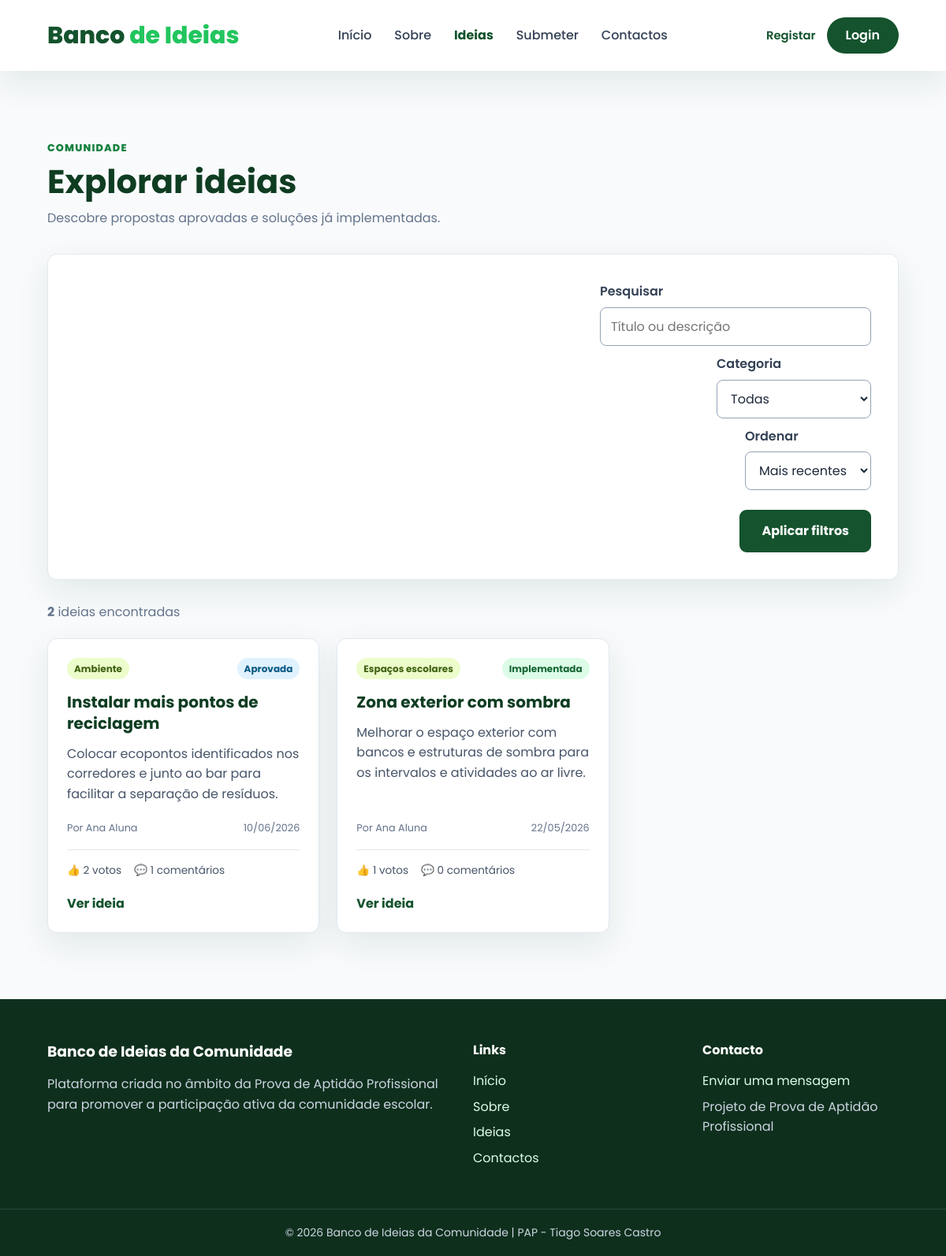
The app's page /ideias.php with its own data.
### tables this page shows
CREATE TABLE IF NOT EXISTS ideia (
    id_ideia INT UNSIGNED AUTO_INCREMENT,
    titulo VARCHAR(150) NOT NULL,
    descricao TEXT NOT NULL,
    estado ENUM('Pendente', 'Aprovada', 'Rejeitada', 'Implementada') NOT NULL DEFAULT 'Pendente',
    data_submissao TIMESTAMP NOT NULL DEFAULT CURRENT_TIMESTAMP,
    data_atualizacao TIMESTAMP NOT NULL DEFAULT CURRENT_TIMESTAMP ON UPDATE CURRENT_TIMESTAMP,
    id_utilizador INT UNSIGNED NOT NULL,
    id_categoria INT UNSIGNED NOT NULL,
    CONSTRAINT pk_ideia PRIMARY KEY (id_ideia),
    CONSTRAINT fk_ideia_utilizador FOREIGN KEY (id_utilizador)
        REFERENCES utilizador (id_utilizador)
        ON UPDATE CASCADE ON DELETE RESTRICT,
    CONSTRAINT fk_ideia_categoria FOREIGN KEY (id_categoria)
        REFERENCES categoria (id_categoria)
        ON UPDATE CASCADE ON DELETE RESTRICT,
    INDEX idx_ideia_estado_data (estado, data_submissao),
    INDEX idx_ideia_categoria (id_categoria),
    INDEX idx_ideia_utilizador (id_utilizador)
);

CREATE TABLE IF NOT EXISTS categoria (
    id_categoria INT UNSIGNED AUTO_INCREMENT,
    nome_categoria VARCHAR(100) NOT NULL,
    ativa TINYINT(1) NOT NULL DEFAULT 1,
    data_criacao TIMESTAMP NOT NULL DEFAULT CURRENT_TIMESTAMP,
    data_atualizacao TIMESTAMP NOT NULL DEFAULT CURRENT_TIMESTAMP ON UPDATE CURRENT_TIMESTAMP,
    CONSTRAINT pk_categoria PRIMARY KEY (id_categoria),
    CONSTRAINT uq_categoria_nome UNIQUE (nome_categoria),
    INDEX idx_categoria_ativa (ativa)
);

CREATE TABLE IF NOT EXISTS utilizador (
    id_utilizador INT UNSIGNED AUTO_INCREMENT,
    nome VARCHAR(100) NOT NULL,
    email VARCHAR(191) NOT NULL,
    senha VARCHAR(255) NOT NULL,
    tipo ENUM('aluno', 'professor', 'admin') NOT NULL DEFAULT 'aluno',
    ativo TINYINT(1) NOT NULL DEFAULT 1,
    forcar_troca_senha TINYINT(1) NOT NULL DEFAULT 0,
    data_criacao TIMESTAMP NOT NULL DEFAULT CURRENT_TIMESTAMP,
    data_atualizacao TIMESTAMP NOT NULL DEFAULT CURRENT_TIMESTAMP ON UPDATE CURRENT_TIMESTAMP,
    CONSTRAINT pk_utilizador PRIMARY KEY (id_utilizador),
    CONSTRAINT uq_utilizador_email UNIQUE (email),
    INDEX idx_utilizador_tipo_ativo (tipo, ativo)
);

### includes/autenticacao.php (called while the page is built, shortened)
<?php
function urlBase(): string
{
    $diretorio = str_replace("\\", "/", dirname($_SERVER["SCRIPT_NAME"] ?? ""));
    $diretorio = preg_replace("#/admin$#", "", $diretorio);
    return ($diretorio === "/" || $diretorio === ".") ? "" : rtrim($diretorio, "/");
}
function escapar(?string $valor): string
{
    return htmlspecialchars($valor ?? "", ENT_QUOTES, "UTF-8");
}

### ideias.php (the view, shortened to what this page needs)
<?php
require_once __DIR__ . "/includes/autenticacao.php";
require_once __DIR__ . "/includes/ligaBD.php";
$pesquisa = trim($_GET["q"] ?? "");
$idCategoria = filter_var($_GET["categoria"] ?? null, FILTER_VALIDATE_INT) ?: 0;
$ordenacao = $_GET["ordem"] ?? "recentes";
$ordenacoes = [
    "recentes" => "i.data_submissao DESC",
    "votadas" => "total_votos DESC, i.data_submissao DESC",
];
$pagina = filter_var($_GET["pagina"] ?? 1, FILTER_VALIDATE_INT) ?: 1;
$pagina = max(1, $pagina);
$porPagina = 9;
$offset = ($pagina - 1) * $porPagina;
$filtroSql = "i.estado IN ('Aprovada', 'Implementada')
              AND (? = '' OR i.titulo LIKE CONCAT('%', ?, '%') OR i.descricao LIKE CONCAT('%', ?, '%'))
              AND (? = 0 OR i.id_categoria = ?)";
$stmtTotal = mysqli_prepare($ligacao, "SELECT COUNT(*) AS total FROM ideia i WHERE " . $filtroSql);
$totalIdeias = 0;
if ($stmtTotal) {
    mysqli_stmt_bind_param($stmtTotal, "sssii", $pesquisa, $pesquisa, $pesquisa, $idCategoria, $idCategoria);
    mysqli_stmt_execute($stmtTotal);
    $totalIdeias = (int) (mysqli_fetch_assoc(mysqli_stmt_get_result($stmtTotal))["total"] ?? 0);
} else {
    error_log("Erro ao contar ideias: " . mysqli_error($ligacao));
}
$sql = "SELECT i.id_ideia, i.titulo, i.descricao, i.estado, i.data_submissao,
               u.nome AS autor, c.nome_categoria,
               (SELECT COUNT(*) FROM voto v WHERE v.id_ideia = i.id_ideia) AS total_votos,
               (SELECT COUNT(*) FROM comentario co WHERE co.id_ideia = i.id_ideia) AS total_comentarios
        FROM ideia i
        JOIN utilizador u ON u.id_utilizador = i.id_utilizador
        JOIN categoria c ON c.id_categoria = i.id_categoria
        WHERE " . $filtroSql . "
        ORDER BY " . $ordenacoes[$ordenacao] . "
        LIMIT ? OFFSET ?";
$ideias = [];
$erroCarregamento = "";
$stmt = mysqli_prepare($ligacao, $sql);
if ($stmt) {
    mysqli_stmt_bind_param(
        $stmt,
        "sssiiii",
        $pesquisa,
        $pesquisa,
        $pesquisa,
        $idCategoria,
        $idCategoria,
        $porPagina,
        $offset
    );
    mysqli_stmt_execute($stmt);
    $resultado = mysqli_stmt_get_result($stmt);
    while ($ideia = mysqli_fetch_assoc($resultado)) {
        $ideias[] = $ideia;
    }
} else {
    error_log("Erro ao listar ideias: " . mysqli_error($ligacao));
    $erroCarregamento = "Não foi possível carregar as ideias.";
}
function resumoIdeia(string $texto, int $limite = 180): string
{
    if ((function_exists("mb_strlen") ? mb_strlen($texto) : strlen($texto)) <= $limite) {
        return $texto;
    }
    $resumo = function_exists("mb_substr") ? mb_substr($texto, 0, $limite) : substr($texto, 0, $limite);
    return rtrim($resumo) . "…";
}
include __DIR__ . "/includes/menu.php";
?>
<main class="page ideas-page">
    <div class="container">
        <div class="page-heading heading-actions">
            <div>
                <span class="eyebrow">Comunidade</span>
                <h1>Explorar ideias</h1>
                <p>Descobre propostas aprovadas e soluções já implementadas.</p>
            </div>
        </div>
        <form method="get" action="" class="filters-card">
            <div class="field-group search-field">
                <label for="q">Pesquisar</label>
                <input type="search" id="q" name="q" value="<?php echo escapar($pesquisa); ?>"
                       maxlength="100" placeholder="Título ou descrição">
            </div>
            <div class="field-group">
                <label for="categoria">Categoria</label>
                <select id="categoria" name="categoria">
                    <option value="">Todas</option>
                </select>
            </div>
            <div class="field-group">
                <label for="ordem">Ordenar</label>
                <select id="ordem" name="ordem">
                    <option value="recentes" <?php echo $ordenacao === "recentes" ? "selected" : ""; ?>>Mais recentes</option>
                </select>
            </div>
            <button type="submit">Aplicar filtros</button>
        </form>
        <?php if ($erroCarregamento !== ""): ?>
            <div class="erro" role="alert"><?php echo escapar($erroCarregamento); ?></div>
        <?php else: ?>
            <div class="results-heading">
                <p><strong><?php echo $totalIdeias; ?></strong> <?php echo $totalIdeias === 1 ? "ideia encontrada" : "ideias encontradas"; ?></p>
            </div>
            <?php if (!$ideias): ?>
                <div class="empty-state">
                    <h2>Nenhuma ideia encontrada</h2>
                    <p>Experimenta alterar a pesquisa ou os filtros selecionados.</p>
                </div>
            <?php else: ?>
                <div class="ideas-grid">
                    <?php foreach ($ideias as $ideia): ?>
                        <article class="idea-card">
                            <div class="idea-card-topline">
                                <span class="badge"><?php echo escapar($ideia["nome_categoria"]); ?></span>
                                <span class="badge <?php echo $ideia["estado"] === "Implementada" ? "badge-success" : "badge-info"; ?>">
                                    <?php echo escapar($ideia["estado"]); ?>
                                </span>
                            </div>
                            <h2>
                                <a href="<?php echo $baseUrl; ?>/ideia.php?id=<?php echo (int) $ideia["id_ideia"]; ?>">
                                    <?php echo escapar($ideia["titulo"]); ?>
                                </a>
                            </h2>
                            <p><?php echo escapar(resumoIdeia($ideia["descricao"])); ?></p>
                            <div class="idea-meta">
                                <span>Por <?php echo escapar($ideia["autor"]); ?></span>
                                <time datetime="<?php echo escapar($ideia["data_submissao"]); ?>">
                                    <?php echo escapar(date("d/m/Y", strtotime($ideia["data_submissao"]))); ?>
                                </time>
                            </div>
                            <div class="idea-stats" aria-label="Participação na ideia">
                                <span>&#128077; <?php echo (int) $ideia["total_votos"]; ?> votos</span>
                                <span>&#128172; <?php echo (int) $ideia["total_comentarios"]; ?> comentários</span>
                            </div>
                            <a class="card-link" href="<?php echo $baseUrl; ?>/ideia.php?id=<?php echo (int) $ideia["id_ideia"]; ?>">Ver ideia</a>
                        </article>
                    <?php endforeach; ?>
                </div>
            <?php endif; ?>
        <?php endif; ?>
    </div>
</main>
<?php include __DIR__ . "/includes/footer.php"; ?>

### css/style.css (style rules this page uses)
:root { --verde: #14532d; --verde-claro: #22c55e; --verde-escuro: #0f3d22; --verde-suave: #dcfce7; --cinza: #64748b; --cinza-claro: #e2e8f0; --fundo: #f8fafc; --branco: #ffffff; --preto: #1e293b; --erro: #b91c1c; --erro-fundo: #fef2f2; --sucesso: #166534; --sucesso-fundo: #f0fdf4; --raio: 12px; --sombra: 0 15px 40px rgba(15, 61, 34, 0.09); --transicao: 180ms ease; }
*, *::before, *::after { box-sizing: border-box; margin: 0; padding: 0; }
html { scroll-behavior: smooth; }
body { min-width: 320px; font-family: "Poppins", Arial, sans-serif; color: var(--preto); background: var(--fundo); line-height: 1.6; }
a { color: var(--verde); text-decoration: none; }
button, input, select, textarea { font: inherit; }
button, [type="submit"] { cursor: pointer; }
.container { width: min(90%, 1300px); margin-inline: auto; }
.btn, form:not(.logout-form) button[type="submit"] { display: inline-flex; min-height: 46px; align-items: center; justify-content: center; padding: 12px 26px; border: 2px solid var(--verde); border-radius: 9px; color: var(--branco); background: var(--verde); font-weight: 700; transition: background var(--transicao), border-color var(--transicao), color var(--transicao), transform var(--transicao); }
.page { min-height: 58vh; padding-block: clamp(48px, 7vw, 88px); }
.page h1 { margin-bottom: 28px; color: var(--verde-escuro); font-size: clamp(1.8rem, 4vw, 2.6rem); line-height: 1.2; }
form:not(.logout-form) { display: flex; flex-direction: column; gap: 10px; }
form label { margin-top: 7px; color: #334155; font-weight: 600; }
input:not([type="hidden"]), select, textarea { width: 100%; min-height: 48px; padding: 11px 13px; border: 1px solid #94a3b8; border-radius: 8px; color: var(--preto); background: var(--branco); transition: border-color var(--transicao), box-shadow var(--transicao); }
form:not(.logout-form) button[type="submit"] { margin-top: 15px; }
.page-heading { margin-bottom: 32px; }
.page-heading h1 { margin-bottom: 8px; }
.page-heading p, .form-card small { color: var(--cinza); }
.heading-actions { display: flex; align-items: flex-end; justify-content: space-between; gap: 24px; }
.eyebrow { display: inline-block; margin-bottom: 8px; color: #15803d; font-size: 0.8rem; font-weight: 800; letter-spacing: 0.09em; text-transform: uppercase; }
.form-card, .filters-card { padding: clamp(22px, 4vw, 34px); border: 1px solid var(--cinza-claro); border-radius: var(--raio); background: var(--branco); box-shadow: var(--sombra); }
.badge { display: inline-flex; align-items: center; padding: 4px 9px; border-radius: 999px; color: #3f6212; background: #ecfccb; font-size: 0.75rem; font-weight: 700; }
.badge-success { color: #166534; background: #dcfce7; }
.badge-info { color: #075985; background: #e0f2fe; }
.filters-card { display: grid; grid-template-columns: minmax(220px, 2fr) repeat(2, minmax(150px, 1fr)) auto; align-items: end; gap: 16px; margin-bottom: 28px; }
.filters-card .field-group { display: flex; flex-direction: column; gap: 7px; }
.filters-card label { margin: 0; }
.filters-card button[type="submit"] { margin: 0; white-space: nowrap; }
.results-heading { margin-bottom: 20px; color: var(--cinza); }
.ideas-grid { display: grid; grid-template-columns: repeat(3, minmax(0, 1fr)); gap: 22px; }
.idea-card, .idea-detail, .empty-state { border: 1px solid var(--cinza-claro); border-radius: var(--raio); background: var(--branco); box-shadow: var(--sombra); }
.idea-card { display: flex; min-width: 0; flex-direction: column; padding: 24px; }
.idea-card-topline, .idea-meta, .idea-stats { display: flex; flex-wrap: wrap; align-items: center; gap: 10px 16px; }
.idea-card-topline { justify-content: space-between; margin-bottom: 16px; }
.idea-card h2 { margin-bottom: 12px; font-size: 1.25rem; line-height: 1.35; }
.idea-card h2 a { color: var(--verde-escuro); }
.idea-card > p { flex-grow: 1; margin-bottom: 20px; color: #475569; }
.idea-meta { justify-content: space-between; color: var(--cinza); font-size: 0.8rem; }
.idea-stats { margin-top: 17px; padding-top: 15px; border-top: 1px solid var(--cinza-claro); color: #475569; font-size: 0.85rem; }
.card-link, .back-link { display: inline-block; margin-top: 18px; font-weight: 700; }

### records on screen
ideia: id_categoria.nome_categoria "Ambiente", estado "Aprovada", titulo "Instalar mais pontos de reciclagem", descricao "Colocar ecopontos identificados nos corredores e junto ao bar para facilitar a separação de resíduos.", id_utilizador.nome "Ana Aluna", data_submissao "10/06/2026", total_votos "2", total_comentarios "1"
ideia: id_categoria.nome_categoria "Espaços escolares", estado "Implementada", titulo "Zona exterior com sombra", descricao "Melhorar o espaço exterior com bancos e estruturas de sombra para os intervalos e atividades ao ar livre.", id_utilizador.nome "Ana Aluna", data_submissao "22/05/2026", total_votos "1", total_comentarios "0"

### other values on screen
$totalIdeias "2"
